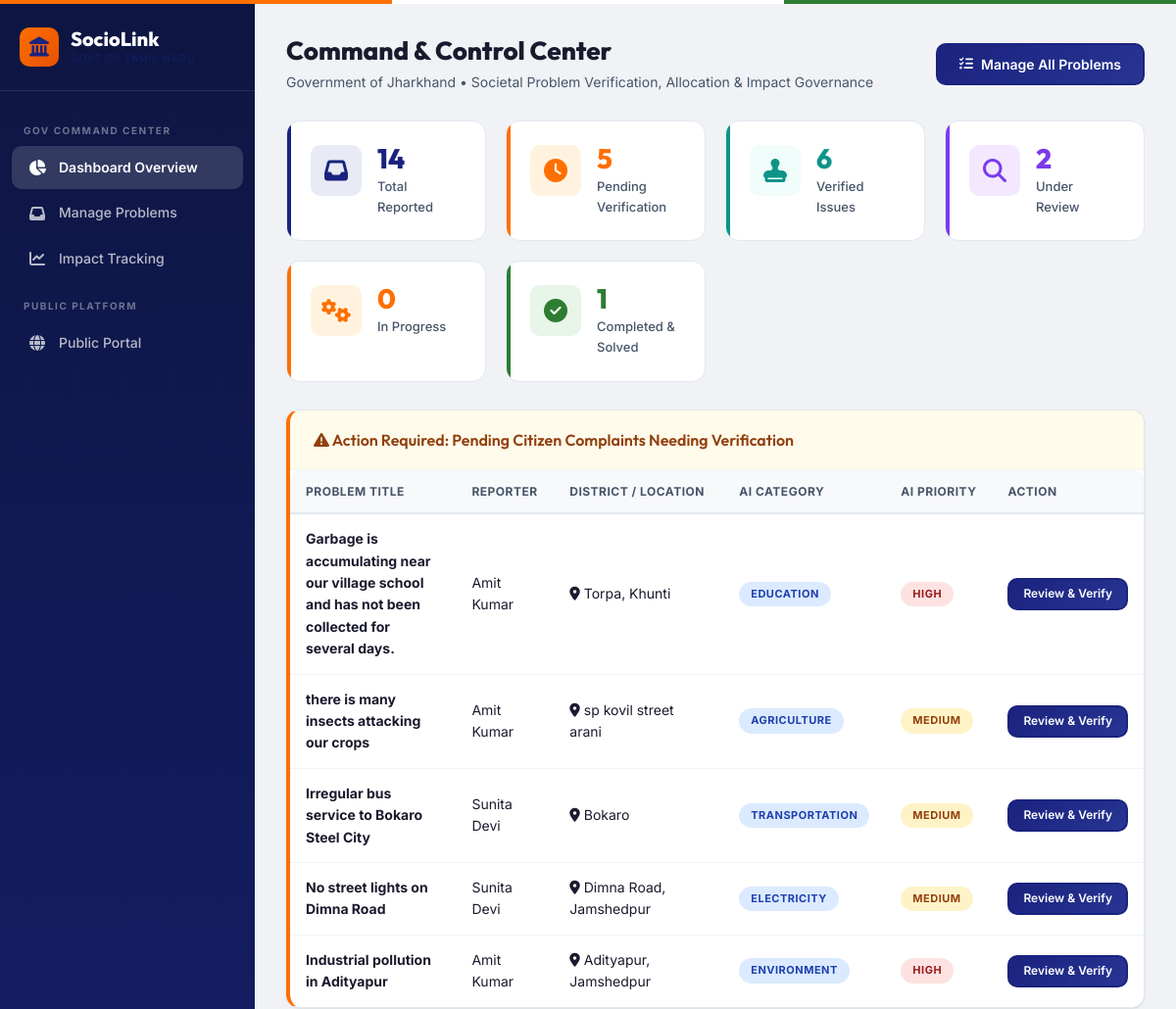
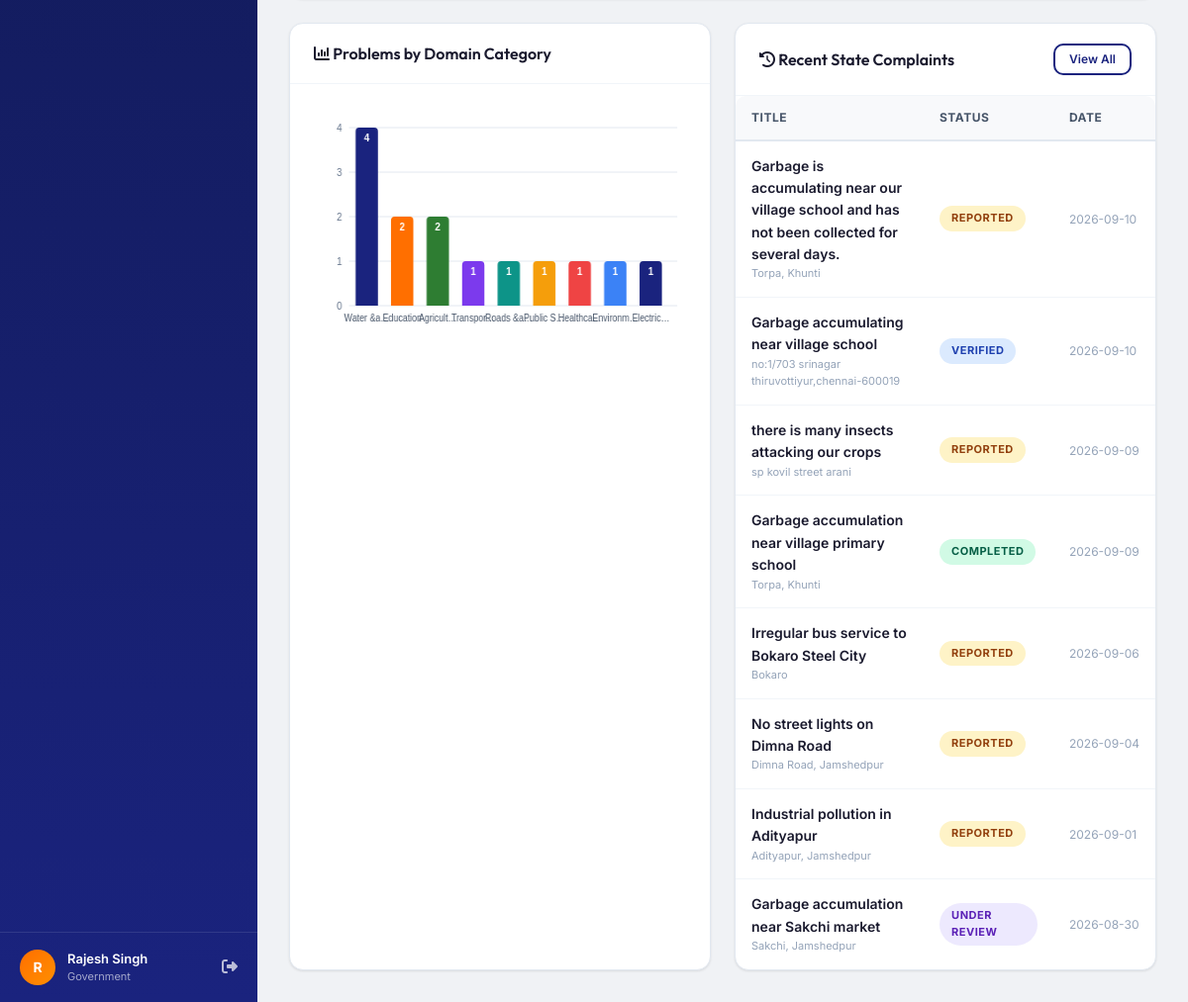
The page /gov/dashboard (signed in) on the database its author committed (2 pictures, top to bottom).
### tables this page shows
CREATE TABLE problems (
            id INTEGER PRIMARY KEY AUTOINCREMENT,
            user_id INTEGER NOT NULL,
            title TEXT NOT NULL,
            description TEXT NOT NULL,
            location TEXT,
            category TEXT,
            sub_category TEXT,
            priority TEXT DEFAULT 'MEDIUM',
            status TEXT DEFAULT 'REPORTED' CHECK(status IN (
                'REPORTED', 'VERIFIED', 'UNDER_REVIEW', 
                'SOLUTION_SELECTED', 'IN_PROGRESS', 'COMPLETED', 'REJECTED'
            )),
            image_path TEXT,
            ai_category TEXT,
            ai_sub_category TEXT,
            ai_priority TEXT,
            ai_confidence REAL,
            support_count INTEGER DEFAULT 0,
            department_id INTEGER,
            verified_by INTEGER,
            verified_at TIMESTAMP,
            created_at TIMESTAMP DEFAULT CURRENT_TIMESTAMP,
            FOREIGN KEY (user_id) REFERENCES users(id),
            FOREIGN KEY (department_id) REFERENCES departments(id),
            FOREIGN KEY (verified_by) REFERENCES users(id)
        );

CREATE TABLE users (
            id INTEGER PRIMARY KEY AUTOINCREMENT,
            name TEXT NOT NULL,
            email TEXT UNIQUE NOT NULL,
            password_hash TEXT NOT NULL,
            role TEXT NOT NULL CHECK(role IN ('citizen', 'student', 'government', 'admin')),
            phone TEXT,
            organization TEXT,
            skills TEXT,
            bio TEXT,
            created_at TIMESTAMP DEFAULT CURRENT_TIMESTAMP
        );

### routes/government.py (the view)
@government_bp.route('/dashboard')
@login_required
@role_required('government')
def dashboard():
    db = get_db()
    stats = {
        'total': db.execute("SELECT COUNT(*) FROM problems").fetchone()[0],
        'reported': db.execute("SELECT COUNT(*) FROM problems WHERE status = 'REPORTED'").fetchone()[0],
        'verified': db.execute("SELECT COUNT(*) FROM problems WHERE status = 'VERIFIED'").fetchone()[0],
        'under_review': db.execute("SELECT COUNT(*) FROM problems WHERE status = 'UNDER_REVIEW'").fetchone()[0],
        'in_progress': db.execute("SELECT COUNT(*) FROM problems WHERE status = 'IN_PROGRESS'").fetchone()[0],
        'completed': db.execute("SELECT COUNT(*) FROM problems WHERE status = 'COMPLETED'").fetchone()[0],
        'high_priority': db.execute("SELECT COUNT(*) FROM problems WHERE priority = 'HIGH'").fetchone()[0],
    }
    category_stats = db.execute(
        """SELECT category, COUNT(*) as count
           FROM problems GROUP BY category ORDER BY count DESC"""
    ).fetchall()
    recent_problems = db.execute(
        """SELECT p.*, u.name as reporter_name
           FROM problems p
           JOIN users u ON p.user_id = u.id
           ORDER BY p.created_at DESC LIMIT 8"""
    ).fetchall()
    pending_verification = db.execute(
        """SELECT p.*, u.name as reporter_name
           FROM problems p
           JOIN users u ON p.user_id = u.id
           WHERE p.status = 'REPORTED'
           ORDER BY p.created_at DESC LIMIT 5"""
    ).fetchall()
    db.close()
    return render_template('government_dashboard.html',
                           stats=stats,
                           category_stats=category_stats,
                           recent_problems=recent_problems,
                           pending_verification=pending_verification)

### app.py (called while the page is built)
@app.context_processor
def inject_globals():
    return {
        'current_user': {
            'id': session.get('user_id'),
            'name': session.get('user_name'),
            'email': session.get('email'),
            'role': session.get('role'),
            'organization': session.get('organization'),
        } if 'user_id' in session else None
    }

### auth.py (called while the page is built)
def login_required(f):
    @wraps(f)
    def decorated_function(*args, **kwargs):
        if 'user_id' not in session:
            flash('Please log in to access this page.', 'warning')
            return redirect(url_for('auth.login'))
        return f(*args, **kwargs)
    return decorated_function

def role_required(*roles):
    def decorator(f):
        @wraps(f)
        def decorated_function(*args, **kwargs):
            if 'user_id' not in session:
                flash('Please log in to access this page.', 'warning')
                return redirect(url_for('auth.login'))
            if session.get('role') not in roles:
                flash('You do not have permission to access this page.', 'danger')
                return redirect(url_for('main.index'))
            return f(*args, **kwargs)
        return decorated_function
    return decorator

### database.py (called while the page is built)
def get_db():
    db = sqlite3.connect(DATABASE)
    db.row_factory = sqlite3.Row
    db.execute("PRAGMA foreign_keys = ON")
    return db

### templates/government_dashboard.html (shortened to what this page needs)
{% extends "base.html" %}
{% block content %}
<div class="page-header flex justify-between items-center flex-wrap gap-2">
    <div>
        <h1>Command & Control Center</h1>
        <p>Government of Jharkhand &bull; Societal Problem Verification, Allocation & Impact Governance</p>
    </div>
    <div>
        <a href="{{ url_for('government.problem_list') }}" class="btn btn-primary">
            <i class="fa-solid fa-list-check"></i> Manage All Problems
        </a>
    </div>
</div>
<div class="stats-grid" style="grid-template-columns: repeat(auto-fit, minmax(180px, 1fr));">
    <div class="stat-card blue">
        <div class="stat-icon"><i class="fa-solid fa-inbox"></i></div>
        <div class="stat-info">
            <div class="stat-value">{{ stats.total }}</div>
            <div class="stat-label">Total Reported</div>
        </div>
    </div>
    <div class="stat-card saffron">
        <div class="stat-icon"><i class="fa-solid fa-clock"></i></div>
        <div class="stat-info">
            <div class="stat-value">{{ stats.reported }}</div>
            <div class="stat-label">Pending Verification</div>
        </div>
    </div>
    <div class="stat-card teal">
        <div class="stat-icon"><i class="fa-solid fa-stamp"></i></div>
        <div class="stat-info">
            <div class="stat-value">{{ stats.verified }}</div>
            <div class="stat-label">Verified Issues</div>
        </div>
    </div>
    <div class="stat-card purple">
        <div class="stat-icon"><i class="fa-solid fa-magnifying-glass"></i></div>
        <div class="stat-info">
            <div class="stat-value">{{ stats.under_review }}</div>
            <div class="stat-label">Under Review</div>
        </div>
    </div>
    <div class="stat-card saffron">
        <div class="stat-icon"><i class="fa-solid fa-gears"></i></div>
        <div class="stat-info">
            <div class="stat-value">{{ stats.in_progress }}</div>
            <div class="stat-label">In Progress</div>
        </div>
    </div>
    <div class="stat-card green">
        <div class="stat-icon"><i class="fa-solid fa-circle-check"></i></div>
        <div class="stat-info">
            <div class="stat-value">{{ stats.completed }}</div>
            <div class="stat-label">Completed & Solved</div>
        </div>
    </div>
</div>
{% if pending_verification %}
<div class="card mb-3" style="border-left: 4px solid var(--saffron);">
    <div class="card-header" style="background: #fffbeb;">
        <h3 style="color: #92400e;"><i class="fa-solid fa-triangle-exclamation"></i> Action Required: Pending Citizen Complaints Needing Verification</h3>
    </div>
    <div class="card-body" style="padding: 0;">
        <div class="table-wrapper">
            <table>
                <thead>
                    <tr>
                        <th>Problem Title</th>
                        <th>Reporter</th>
                        <th>District / Location</th>
                        <th>AI Category</th>
                        <th>AI Priority</th>
                        <th>Action</th>
                    </tr>
                </thead>
                <tbody>
                    {% for p in pending_verification %}
                    <tr>
                        <td><strong>{{ p.title }}</strong></td>
                        <td>{{ p.reporter_name }}</td>
                        <td><i class="fa-solid fa-location-dot"></i> {{ p.location }}</td>
                        <td><span class="badge badge-verified">{{ p.category or p.ai_category }}</span></td>
                        <td><span class="badge badge-{{ (p.priority or 'MEDIUM')|lower }}">{{ p.priority or 'MEDIUM' }}</span></td>
                        <td>
                            <a href="{{ url_for('government.view_problem', problem_id=p.id) }}" class="btn btn-primary btn-sm">
                                Review & Verify
                            </a>
                        </td>
                    </tr>
                    {% endfor %}
                </tbody>
            </table>
        </div>
    </div>
</div>
{% endif %}
<div class="grid grid-2 gap-3">
    <div class="card">
        <div class="card-header">
            <h3><i class="fa-solid fa-chart-column"></i> Problems by Domain Category</h3>
        </div>
        <div class="card-body">
            <canvas id="categoryChart" style="width: 100%; height: 240px;"></canvas>
        </div>
    </div>
    <div class="card">
        <div class="card-header">
            <h3><i class="fa-solid fa-clock-rotate-left"></i> Recent State Complaints</h3>
            <a href="{{ url_for('government.problem_list') }}" class="btn btn-outline btn-sm">View All</a>
        </div>
        <div class="card-body" style="padding: 0;">
            <div class="table-wrapper">
                <table>
                    <thead>
                        <tr>
                            <th>Title</th>
                            <th>Status</th>
                            <th>Date</th>
                        </tr>
                    </thead>
                    <tbody>
                        {% for p in recent_problems %}
                        <tr>
                            <td>
                                <a href="{{ url_for('government.view_problem', problem_id=p.id) }}" style="font-weight: 600; color: var(--text);">
                                    {{ p.title }}
                                </a>
                                <div style="font-size: 11px; color: var(--text-muted);">{{ p.location }}</div>
                            </td>
                            <td>
                                <span class="badge badge-{{ p.status|lower|replace('_', '-') }}">{{ p.status|replace('_', ' ') }}</span>
                            </td>
                            <td style="font-size: 12px; color: var(--text-muted); white-space: nowrap;">
                                {{ p.created_at[:10] if p.created_at else '' }}
                            </td>
                        </tr>
                        {% endfor %}
                    </tbody>
                </table>
            </div>
        </div>
    </div>
</div>
{% endblock %}
{% block extra_js %}
<script>
document.addEventListener('DOMContentLoaded', () => {
    const labels = [{% for c in category_stats %}"{{ c.category }}",{% endfor %}];
    const data = [{% for c in category_stats %}{{ c.count }},{% endfor %}];
    const colors = ['#1a237e', '#ff6f00', '#2e7d32', '#7c3aed', '#0d9488', '#f59e0b', '#ef4444', '#3b82f6'];
    if (window.renderBarChart) {
        window.renderBarChart('categoryChart', labels, data, colors);
    }
});
</script>
{% endblock %}

### rows shown on the page
problems: title "Garbage is accumulating near our village school and has not been collected for several days.", reporter_name "Amit Kumar", location "Torpa, Khunti", category "EDUCATION", priority "HIGH", status "REPORTED", created_at "2026-09-10"
problems: title "there is many insects attacking our crops", reporter_name "Amit Kumar", location "sp kovil street arani", category "AGRICULTURE", priority "MEDIUM", status "REPORTED", created_at "2026-09-09"
problems: title "Irregular bus service to Bokaro Steel City", reporter_name "Sunita Devi", location "Bokaro", category "TRANSPORTATION", priority "MEDIUM", status "REPORTED", created_at "2026-09-06"
problems: title "No street lights on Dimna Road", reporter_name "Sunita Devi", location "Dimna Road, Jamshedpur", category "ELECTRICITY", priority "MEDIUM", status "REPORTED", created_at "2026-09-04"
problems: title "Industrial pollution in Adityapur", reporter_name "Amit Kumar", location "Adityapur, Jamshedpur", category "ENVIRONMENT", priority "HIGH", status "REPORTED", created_at "2026-09-01"
problems: title "Garbage accumulating near village school", location "no:1/703 srinagar thiruvottiyur,chennai-600019", status "VERIFIED", created_at "2026-09-10"
problems: title "Garbage accumulation near village primary school", location "Torpa, Khunti", status "COMPLETED", created_at "2026-09-09"
problems: title "Garbage accumulation near Sakchi market", location "Sakchi, Jamshedpur", status "UNDER REVIEW", created_at "2026-08-30"

### other values the page prints
{{ current_user.name[0]|upper }} "R"
{{ current_user.name }} "Rajesh Singh"
{{ current_user.role }} "Government"
{{ stats.total }} "14"
{{ stats.reported }} "5"
{{ stats.verified }} "6"
{{ stats.under_review }} "2"
{{ stats.in_progress }} "0"
{{ stats.completed }} "1"
chart data {{ c.count }} 4, 2, 2, 1, 1, 1, 1, 1, 1
